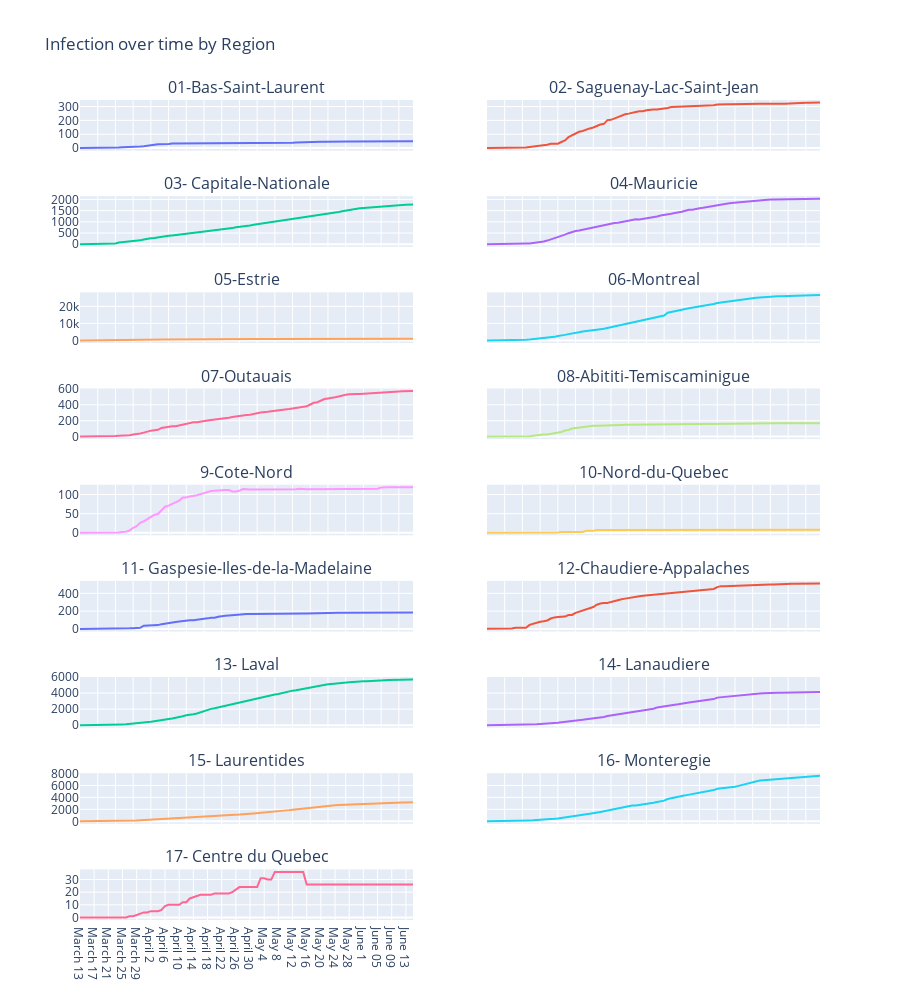

Write notebook code for a chart like this one.
### Code cell
all_regions = stacked_df.Region.unique()
regions = [stacked_df.loc[stacked_df['Region'] == r]["Total Number of Cases"].to_list() for r in all_regions]


fig = make_subplots(rows=9, cols=2, subplot_titles=tuple(all_regions[:17]), shared_xaxes=True, shared_yaxes = True)

for  i,m in enumerate(regions[:17]) :

    r = i//2+1
    c = i%2+1

    fig.add_trace(
    go.Scatter(x=dates, y=m, mode = "lines"),
    row=r, col=c
)
    
fig.update_layout(showlegend=False, title_text="Infection over time by Region", height=1000)
fig.show()

with open('../plotly/infections_by_region.json', 'w') as f:
    f.write(fig.to_json())

### Figure 1 — Plotly figure (JSON) as saved in the notebook; plotly's stock layout.template omitted (floating-point values rounded to 4 significant figures)
{"data": [{"mode": "lines", "type": "scatter", "x": ["March 13", "March 14", "March 15", "March 16", "March 17", "March 18", "March 19", "March 20", "March 21", "March 22", "March 23", "March 24", "March 25", "March 26", "March 27", "March 28", "March 29", "March 30", "March 31", "April 1", "April 2", "April 3", "April 4", "April 5", "April 6", "April 7", "April 8", "April 9", "April 10", "April 11", "April 12", "April 13", "April 14", "April 15", "April 16", "April 17", "April 18", "April 19", "April 20", "April 21", "April 22", "April 23", "April 24", "April 25", "April 26", "April 27", "April 28", "April 29", "April 30", "May 1", "May 2", "May 3", "May 4", "May 5", "May 6", "May 7", "May 8", "May 9", "May 10", "May 11", "May 12", "May 13", "May 14", "May 15", "May 16", "May 17", "May 18", "May 19", "May 20", "May 21", "May 22", "May 23", "May 24", "May 25", "May 26", "May 27", "May 28", "May 29", "May 30", "May 31", "June 1", "June 2", "June 3", "June 04", "June 05", "June 6", "June 7", "June 8", "June 09", "June 10", "June 11", "June 12", "June 13", "June 14", "June 15"], "xaxis": "x", "y": [0, 0, 0, 0, 0, 0, 1, 1, 1, 1, 3, 4, 6, 6, 7, 8, 8, 11, 13, 18, 19, 24, 27, 27, 29, 30, 33, 33, 34, 34, 34, 34, 34, 34, 34, 34, 34, 34, 34, 34, 34, 34, 34, 36, 36, 37, 34, 35, 35, 35, 35, 36, 36, 36, 36, 36, 35, 36, 36, 36, 38, 40, 40, 42, 43, 44, 44, 44, 45, 46, 47, 47, 47, 48, 48, 48, 48, 48, 48, 48, 48, 48, 48, 48, 48, 48, 48, 48, 48, 48, 48, 48, 48, 49, 49], "yaxis": "y"}, {"mode": "lines", "type": "scatter", "x": ["March 13", "March 14", "March 15", "March 16", "March 17", "March 18", "March 19", "March 20", "March 21", "March 22", "March 23", "March 24", "March 25", "March 26", "March 27", "March 28", "March 29", "March 30", "March 31", "April 1", "April 2", "April 3", "April 4", "April 5", "April 6", "April 7", "April 8", "April 9", "April 10", "April 11", "April 12", "April 13", "April 14", "April 15", "April 16", "April 17", "April 18", "April 19", "April 20", "April 21", "April 22", "April 23", "April 24", "April 25", "April 26", "April 27", "April 28", "April 29", "April 30", "May 1", "May 2", "May 3", "May 4", "May 5", "May 6", "May 7", "May 8", "May 9", "May 10", "May 11", "May 12", "May 13", "May 14", "May 15", "May 16", "May 17", "May 18", "May 19", "May 20", "May 21", "May 22", "May 23", "May 24", "May 25", "May 26", "May 27", "May 28", "May 29", "May 30", "May 31", "June 1", "June 2", "June 3", "June 04", "June 05", "June 6", "June 7", "June 8", "June 09", "June 10", "June 11", "June 12", "June 13", "June 14", "June 15"], "xaxis": "x2", "y": [0, 0, 0, 0, 0, 0, 0, 0, 1, 1, 1, 5, 8, 11, 16, 18, 18, 24, 31, 32, 32, 44, 55, 79, 93, 103, 118, 123, 135, 142, 149, 161, 170, 175, 202, 204, 214, 226, 239, 244, 249, 257, 261, 266, 266, 273, 273, 278, 279, 281, 287, 290, 297, 298, 299, 299, 300, 301, 303, 304, 305, 307, 309, 310, 310, 315, 317, 317, 317, 317, 318, 318, 320, 320, 320, 320, 321, 320, 320, 321, 321, 321, 321, 321, 320, 322, 322, 323, 325, 327, 327, 328, 328, 329, 329], "yaxis": "y2"}, {"mode": "lines", "type": "scatter", "x": ["March 13", "March 14", "March 15", "March 16", "March 17", "March 18", "March 19", "March 20", "March 21", "March 22", "March 23", "March 24", "March 25", "March 26", "March 27", "March 28", "March 29", "March 30", "March 31", "April 1", "April 2", "April 3", "April 4", "April 5", "April 6", "April 7", "April 8", "April 9", "April 10", "April 11", "April 12", "April 13", "April 14", "April 15", "April 16", "April 17", "April 18", "April 19", "April 20", "April 21", "April 22", "April 23", "April 24", "April 25", "April 26", "April 27", "April 28", "April 29", "April 30", "May 1", "May 2", "May 3", "May 4", "May 5", "May 6", "May 7", "May 8", "May 9", "May 10", "May 11", "May 12", "May 13", "May 14", "May 15", "May 16", "May 17", "May 18", "May 19", "May 20", "May 21", "May 22", "May 23", "May 24", "May 25", "May 26", "May 27", "May 28", "May 29", "May 30", "May 31", "June 1", "June 2", "June 3", "June 04", "June 05", "June 6", "June 7", "June 8", "June 09", "June 10", "June 11", "June 12", "June 13", "June 14", "June 15"], "xaxis": "x3", "y": [0, 0, 2, 2, 3, 8, 10, 10, 13, 13, 33, 79, 95, 103, 106, 148, 164, 174, 213, 247, 270, 280, 309, 345, 357, 375, 392, 412, 427, 440, 444, 480, 511, 528, 551, 569, 586, 599, 615, 630, 647, 658, 682, 720, 762, 775, 789, 801, 835, 867, 890, 917, 938, 961, 986, 1008, 1027, 1073, 1095, 1120, 1137, 1155, 1170, 1188, 1206, 1253, 1266, 1284, 1298, 1320, 1354, 1379, 1412, 1441, 1471, 1501, 1532, 1563, 1588, 1601, 1615, 1630, 1642, 1658, 1673, 1693, 1707, 1715, 1725, 1732, 1742, 1755, 1760, 1763, 1771], "yaxis": "y3"}, {"mode": "lines", "type": "scatter", "x": ["March 13", "March 14", "March 15", "March 16", "March 17", "March 18", "March 19", "March 20", "March 21", "March 22", "March 23", "March 24", "March 25", "March 26", "March 27", "March 28", "March 29", "March 30", "March 31", "April 1", "April 2", "April 3", "April 4", "April 5", "April 6", "April 7", "April 8", "April 9", "April 10", "April 11", "April 12", "April 13", "April 14", "April 15", "April 16", "April 17", "April 18", "April 19", "April 20", "April 21", "April 22", "April 23", "April 24", "April 25", "April 26", "April 27", "April 28", "April 29", "April 30", "May 1", "May 2", "May 3", "May 4", "May 5", "May 6", "May 7", "May 8", "May 9", "May 10", "May 11", "May 12", "May 13", "May 14", "May 15", "May 16", "May 17", "May 18", "May 19", "May 20", "May 21", "May 22", "May 23", "May 24", "May 25", "May 26", "May 27", "May 28", "May 29", "May 30", "May 31", "June 1", "June 2", "June 3", "June 04", "June 05", "June 6", "June 7", "June 8", "June 09", "June 10", "June 11", "June 12", "June 13", "June 14", "June 15"], "xaxis": "x4", "y": [1, 1, 3, 3, 3, 3, 3, 4, 5, 7, 16, 32, 35, 49, 69, 85, 122, 164, 215, 247, 318, 364, 431, 494, 549, 589, 614, 648, 673, 711, 739, 785, 830, 862, 891, 917, 947, 961, 989, 1015, 1046, 1086, 1111, 1107, 1127, 1155, 1176, 1202, 1239, 1285, 1303, 1332, 1362, 1392, 1412, 1450, 1494, 1537, 1538, 1588, 1607, 1625, 1657, 1685, 1714, 1755, 1776, 1805, 1819, 1840, 1856, 1871, 1883, 1896, 1908, 1920, 1940, 1953, 1963, 1972, 1990, 1990, 1994, 2003, 2009, 2013, 2015, 2015, 2016, 2018, 2022, 2027, 2030, 2031, 2031], "yaxis": "y4"}, {"mode": "lines", "type": "scatter", "x": ["March 13", "March 14", "March 15", "March 16", "March 17", "March 18", "March 19", "March 20", "March 21", "March 22", "March 23", "March 24", "March 25", "March 26", "March 27", "March 28", "March 29", "March 30", "March 31", "April 1", "April 2", "April 3", "April 4", "April 5", "April 6", "April 7", "April 8", "April 9", "April 10", "April 11", "April 12", "April 13", "April 14", "April 15", "April 16", "April 17", "April 18", "April 19", "April 20", "April 21", "April 22", "April 23", "April 24", "April 25", "April 26", "April 27", "April 28", "April 29", "April 30", "May 1", "May 2", "May 3", "May 4", "May 5", "May 6", "May 7", "May 8", "May 9", "May 10", "May 11", "May 12", "May 13", "May 14", "May 15", "May 16", "May 17", "May 18", "May 19", "May 20", "May 21", "May 22", "May 23", "May 24", "May 25", "May 26", "May 27", "May 28", "May 29", "May 30", "May 31", "June 1", "June 2", "June 3", "June 04", "June 05", "June 6", "June 7", "June 8", "June 09", "June 10", "June 11", "June 12", "June 13", "June 14", "June 15"], "xaxis": "x5", "y": [2, 3, 4, 4, 9, 18, 26, 26, 27, 30, 48, 130, 169, 187, 227, 253, 296, 329, 365, 379, 404, 450, 499, 518, 548, 570, 597, 620, 642, 661, 689, 704, 721, 738, 751, 763, 770, 778, 787, 794, 797, 803, 803, 813, 822, 826, 826, 830, 839, 846, 890, 859, 867, 869, 877, 885, 885, 894, 898, 901, 904, 907, 909, 909, 911, 916, 918, 921, 928, 934, 933, 933, 933, 938, 940, 939, 941, 940, 941, 942, 942, 943, 943, 943, 943, 943, 943, 942, 942, 945, 946, 947, 947, 949, 948], "yaxis": "y5"}, {"mode": "lines", "type": "scatter", "x": ["March 13", "March 14", "March 15", "March 16", "March 17", "March 18", "March 19", "March 20", "March 21", "March 22", "March 23", "March 24", "March 25", "March 26", "March 27", "March 28", "March 29", "March 30", "March 31", "April 1", "April 2", "April 3", "April 4", "April 5", "April 6", "April 7", "April 8", "April 9", "April 10", "April 11", "April 12", "April 13", "April 14", "April 15", "April 16", "April 17", "April 18", "April 19", "April 20", "April 21", "April 22", "April 23", "April 24", "April 25", "April 26", "April 27", "April 28", "April 29", "April 30", "May 1", "May 2", "May 3", "May 4", "May 5", "May 6", "May 7", "May 8", "May 9", "May 10", "May 11", "May 12", "May 13", "May 14", "May 15", "May 16", "May 17", "May 18", "May 19", "May 20", "May 21", "May 22", "May 23", "May 24", "May 25", "May 26", "May 27", "May 28", "May 29", "May 30", "May 31", "June 1", "June 2", "June 3", "June 04", "June 05", "June 6", "June 7", "June 8", "June 09", "June 10", "June 11", "June 12", "June 13", "June 14", "June 15"], "xaxis": "x6", "y": [7, 8, 10, 18, 22, 24, 28, 31, 41, 46, 265, 439, 603, 782, 971, 1219, 1361, 1612, 1991, 2097, 2642, 2837, 3261, 3713, 3977, 4407, 4775, 5262, 5617, 5861, 6088, 6393, 6628, 6830, 7281, 7760, 8052, 8457, 8964, 9348, 9856, 10375, 10897, 11161, 11621, 12034, 12487, 12846, 13324, 13979, 14599, 16251, 16606, 16991, 17442, 17918, 18435, 18855, 19197, 19492, 19878, 20232, 20633, 21038, 21410, 22028, 22317, 22636, 23064, 23413, 23696, 23918, 24116, 24388, 24611, 24838, 25043, 25227, 25437, 25545, 25652, 25788, 25900, 26025, 26122, 26205, 26288, 26351, 26412, 26475, 26557, 26613, 26688, 26717, 26757], "yaxis": "y6"}, {"mode": "lines", "type": "scatter", "x": ["March 13", "March 14", "March 15", "March 16", "March 17", "March 18", "March 19", "March 20", "March 21", "March 22", "March 23", "March 24", "March 25", "March 26", "March 27", "March 28", "March 29", "March 30", "March 31", "April 1", "April 2", "April 3", "April 4", "April 5", "April 6", "April 7", "April 8", "April 9", "April 10", "April 11", "April 12", "April 13", "April 14", "April 15", "April 16", "April 17", "April 18", "April 19", "April 20", "April 21", "April 22", "April 23", "April 24", "April 25", "April 26", "April 27", "April 28", "April 29", "April 30", "May 1", "May 2", "May 3", "May 4", "May 5", "May 6", "May 7", "May 8", "May 9", "May 10", "May 11", "May 12", "May 13", "May 14", "May 15", "May 16", "May 17", "May 18", "May 19", "May 20", "May 21", "May 22", "May 23", "May 24", "May 25", "May 26", "May 27", "May 28", "May 29", "May 30", "May 31", "June 1", "June 2", "June 3", "June 04", "June 05", "June 6", "June 7", "June 8", "June 09", "June 10", "June 11", "June 12", "June 13", "June 14", "June 15"], "xaxis": "x7", "y": [0, 0, 0, 0, 0, 1, 1, 1, 3, 5, 8, 12, 13, 16, 18, 26, 28, 38, 50, 64, 75, 81, 85, 109, 117, 129, 130, 131, 141, 157, 169, 172, 180, 181, 191, 192, 202, 209, 214, 219, 219, 229, 236, 246, 252, 266, 270, 272, 274, 288, 293, 302, 304, 312, 318, 322, 326, 334, 337, 346, 354, 360, 366, 367, 381, 404, 426, 432, 450, 472, 479, 483, 494, 505, 518, 527, 532, 538, 536, 537, 539, 547, 548, 548, 550, 552, 558, 561, 562, 566, 568, 571, 572, 573, 573], "yaxis": "y7"}, {"mode": "lines", "type": "scatter", "x": ["March 13", "March 14", "March 15", "March 16", "March 17", "March 18", "March 19", "March 20", "March 21", "March 22", "March 23", "March 24", "March 25", "March 26", "March 27", "March 28", "March 29", "March 30", "March 31", "April 1", "April 2", "April 3", "April 4", "April 5", "April 6", "April 7", "April 8", "April 9", "April 10", "April 11", "April 12", "April 13", "April 14", "April 15", "April 16", "April 17", "April 18", "April 19", "April 20", "April 21", "April 22", "April 23", "April 24", "April 25", "April 26", "April 27", "April 28", "April 29", "April 30", "May 1", "May 2", "May 3", "May 4", "May 5", "May 6", "May 7", "May 8", "May 9", "May 10", "May 11", "May 12", "May 13", "May 14", "May 15", "May 16", "May 17", "May 18", "May 19", "May 20", "May 21", "May 22", "May 23", "May 24", "May 25", "May 26", "May 27", "May 28", "May 29", "May 30", "May 31", "June 1", "June 2", "June 3", "June 04", "June 05", "June 6", "June 7", "June 8", "June 09", "June 10", "June 11", "June 12", "June 13", "June 14", "June 15"], "xaxis": "x8", "y": [0, 0, 0, 0, 0, 0, 0, 0, 0, 0, 3, 5, 5, 11, 18, 24, 27, 28, 34, 41, 47, 58, 76, 83, 101, 108, 111, 119, 130, 134, 137, 138, 138, 139, 140, 143, 143, 145, 147, 148, 148, 149, 149, 150, 150, 150, 149, 150, 150, 150, 149, 149, 149, 149, 150, 152, 153, 153, 156, 156, 156, 157, 158, 159, 161, 162, 162, 162, 162, 162, 164, 165, 165, 165, 165, 165, 166, 167, 167, 167, 167, 168, 168, 168, 168, 168, 168, 168, 168, 168, 168, 168, 168, 168, 168], "yaxis": "y8"}, {"mode": "lines", "type": "scatter", "x": ["March 13", "March 14", "March 15", "March 16", "March 17", "March 18", "March 19", "March 20", "March 21", "March 22", "March 23", "March 24", "March 25", "March 26", "March 27", "March 28", "March 29", "March 30", "March 31", "April 1", "April 2", "April 3", "April 4", "April 5", "April 6", "April 7", "April 8", "April 9", "April 10", "April 11", "April 12", "April 13", "April 14", "April 15", "April 16", "April 17", "April 18", "April 19", "April 20", "April 21", "April 22", "April 23", "April 24", "April 25", "April 26", "April 27", "April 28", "April 29", "April 30", "May 1", "May 2", "May 3", "May 4", "May 5", "May 6", "May 7", "May 8", "May 9", "May 10", "May 11", "May 12", "May 13", "May 14", "May 15", "May 16", "May 17", "May 18", "May 19", "May 20", "May 21", "May 22", "May 23", "May 24", "May 25", "May 26", "May 27", "May 28", "May 29", "May 30", "May 31", "June 1", "June 2", "June 3", "June 04", "June 05", "June 6", "June 7", "June 8", "June 09", "June 10", "June 11", "June 12", "June 13", "June 14", "June 15"], "xaxis": "x9", "y": [0, 0, 0, 0, 0, 0, 0, 0, 0, 0, 0, 1, 2, 3, 6, 13, 17, 26, 30, 35, 42, 47, 49, 58, 68, 71, 75, 81, 84, 92, 92, 95, 96, 98, 101, 104, 107, 109, 110, 111, 112, 112, 112, 108, 108, 110, 114, 113, 113, 113, 113, 113, 113, 113, 113, 113, 113, 113, 113, 113, 113, 114, 115, 114, 114, 114, 114, 114, 114, 114, 114, 114, 114, 114, 114, 114, 115, 115, 115, 115, 115, 115, 115, 115, 115, 118, 119, 119, 119, 119, 119, 119, 119, 119, 119], "yaxis": "y9"}, {"mode": "lines", "type": "scatter", "x": ["March 13", "March 14", "March 15", "March 16", "March 17", "March 18", "March 19", "March 20", "March 21", "March 22", "March 23", "March 24", "March 25", "March 26", "March 27", "March 28", "March 29", "March 30", "March 31", "April 1", "April 2", "April 3", "April 4", "April 5", "April 6", "April 7", "April 8", "April 9", "April 10", "April 11", "April 12", "April 13", "April 14", "April 15", "April 16", "April 17", "April 18", "April 19", "April 20", "April 21", "April 22", "April 23", "April 24", "April 25", "April 26", "April 27", "April 28", "April 29", "April 30", "May 1", "May 2", "May 3", "May 4", "May 5", "May 6", "May 7", "May 8", "May 9", "May 10", "May 11", "May 12", "May 13", "May 14", "May 15", "May 16", "May 17", "May 18", "May 19", "May 20", "May 21", "May 22", "May 23", "May 24", "May 25", "May 26", "May 27", "May 28", "May 29", "May 30", "May 31", "June 1", "June 2", "June 3", "June 04", "June 05", "June 6", "June 7", "June 8", "June 09", "June 10", "June 11", "June 12", "June 13", "June 14", "June 15"], "xaxis": "x10", "y": [0, 0, 0, 0, 0, 0, 0, 1, 1, 1, 1, 1, 1, 1, 1, 1, 1, 1, 1, 1, 1, 2, 2, 2, 2, 2, 2, 2, 5, 5, 5, 7, 7, 7, 7, 7, 7, 7, 7, 7, 7, 7, 7, 8, 8, 8, 7, 7, 7, 7, 7, 8, 8, 8, 8, 8, 8, 8, 8, 8, 8, 8, 8, 8, 8, 8, 8, 8, 8, 8, 8, 8, 8, 8, 8, 8, 8, 8, 8, 8, 8, 8, 8, 8, 8, 8, 8, 8, 8, 8, 8, 8, 8, 8, 8], "yaxis": "y10"}, {"mode": "lines", "type": "scatter", "x": ["March 13", "March 14", "March 15", "March 16", "March 17", "March 18", "March 19", "March 20", "March 21", "March 22", "March 23", "March 24", "March 25", "March 26", "March 27", "March 28", "March 29", "March 30", "March 31", "April 1", "April 2", "April 3", "April 4", "April 5", "April 6", "April 7", "April 8", "April 9", "April 10", "April 11", "April 12", "April 13", "April 14", "April 15", "April 16", "April 17", "April 18", "April 19", "April 20", "April 21", "April 22", "April 23", "April 24", "April 25", "April 26", "April 27", "April 28", "April 29", "April 30", "May 1", "May 2", "May 3", "May 4", "May 5", "May 6", "May 7", "May 8", "May 9", "May 10", "May 11", "May 12", "May 13", "May 14", "May 15", "May 16", "May 17", "May 18", "May 19", "May 20", "May 21", "May 22", "May 23", "May 24", "May 25", "May 26", "May 27", "May 28", "May 29", "May 30", "May 31", "June 1", "June 2", "June 3", "June 04", "June 05", "June 6", "June 7", "June 8", "June 09", "June 10", "June 11", "June 12", "June 13", "June 14", "June 15"], "xaxis": "x11", "y": [0, 0, 0, 0, 0, 0, 0, 0, 0, 0, 3, 7, 7, 7, 7, 9, 9, 13, 37, 37, 38, 41, 43, 54, 62, 66, 75, 79, 84, 90, 96, 97, 99, 103, 103, 107, 119, 125, 125, 138, 146, 149, 152, 156, 163, 165, 165, 167, 167, 168, 168, 169, 169, 170, 170, 171, 172, 172, 172, 172, 172, 173, 174, 174, 174, 174, 174, 175, 177, 178, 179, 180, 182, 182, 183, 183, 182, 184, 184, 184, 184, 184, 185, 185, 185, 185, 185, 185, 185, 186, 187, 187, 186, 186, 186], "yaxis": "y11"}, {"mode": "lines", "type": "scatter", "x": ["March 13", "March 14", "March 15", "March 16", "March 17", "March 18", "March 19", "March 20", "March 21", "March 22", "March 23", "March 24", "March 25", "March 26", "March 27", "March 28", "March 29", "March 30", "March 31", "April 1", "April 2", "April 3", "April 4", "April 5", "April 6", "April 7", "April 8", "April 9", "April 10", "April 11", "April 12", "April 13", "April 14", "April 15", "April 16", "April 17", "April 18", "April 19", "April 20", "April 21", "April 22", "April 23", "April 24", "April 25", "April 26", "April 27", "April 28", "April 29", "April 30", "May 1", "May 2", "May 3", "May 4", "May 5", "May 6", "May 7", "May 8", "May 9", "May 10", "May 11", "May 12", "May 13", "May 14", "May 15", "May 16", "May 17", "May 18", "May 19", "May 20", "May 21", "May 22", "May 23", "May 24", "May 25", "May 26", "May 27", "May 28", "May 29", "May 30", "May 31", "June 1", "June 2", "June 3", "June 04", "June 05", "June 6", "June 7", "June 8", "June 09", "June 10", "June 11", "June 12", "June 13", "June 14", "June 15"], "xaxis": "x12", "y": [1, 1, 3, 4, 4, 6, 6, 6, 13, 13, 15, 14, 46, 58, 73, 80, 86, 95, 117, 130, 133, 136, 139, 156, 158, 181, 195, 207, 222, 230, 247, 272, 286, 291, 293, 304, 316, 329, 333, 341, 346, 349, 355, 367, 374, 378, 382, 384, 387, 394, 396, 399, 406, 410, 411, 416, 420, 425, 427, 432, 433, 437, 440, 445, 450, 470, 481, 481, 483, 483, 484, 485, 486, 488, 491, 493, 493, 494, 497, 499, 500, 500, 503, 504, 506, 508, 508, 509, 510, 509, 510, 510, 512, 512, 512], "yaxis": "y12"}, {"mode": "lines", "type": "scatter", "x": ["March 13", "March 14", "March 15", "March 16", "March 17", "March 18", "March 19", "March 20", "March 21", "March 22", "March 23", "March 24", "March 25", "March 26", "March 27", "March 28", "March 29", "March 30", "March 31", "April 1", "April 2", "April 3", "April 4", "April 5", "April 6", "April 7", "April 8", "April 9", "April 10", "April 11", "April 12", "April 13", "April 14", "April 15", "April 16", "April 17", "April 18", "April 19", "April 20", "April 21", "April 22", "April 23", "April 24", "April 25", "April 26", "April 27", "April 28", "April 29", "April 30", "May 1", "May 2", "May 3", "May 4", "May 5", "May 6", "May 7", "May 8", "May 9", "May 10", "May 11", "May 12", "May 13", "May 14", "May 15", "May 16", "May 17", "May 18", "May 19", "May 20", "May 21", "May 22", "May 23", "May 24", "May 25", "May 26", "May 27", "May 28", "May 29", "May 30", "May 31", "June 1", "June 2", "June 3", "June 04", "June 05", "June 6", "June 7", "June 8", "June 09", "June 10", "June 11", "June 12", "June 13", "June 14", "June 15"], "xaxis": "x13", "y": [0, 0, 0, 0, 0, 0, 1, 1, 3, 4, 21, 60, 83, 95, 130, 160, 180, 257, 272, 338, 411, 476, 569, 640, 712, 759, 831, 897, 1017, 1108, 1231, 1268, 1358, 1455, 1620, 1772, 1897, 2029, 2095, 2199, 2296, 2411, 2482, 2589, 2711, 2852, 2919, 3025, 3163, 3277, 3355, 3449, 3511, 3604, 3701, 3822, 3898, 4018, 4082, 4233, 4304, 4362, 4439, 4516, 4596, 4760, 4819, 4894, 4950, 5002, 5090, 5129, 5191, 5224, 5269, 5314, 5347, 5387, 5438, 5456, 5471, 5488, 5529, 5550, 5569, 5584, 5605, 5617, 5636, 5643, 5656, 5664, 5670, 5676, 5686], "yaxis": "y13"}, {"mode": "lines", "type": "scatter", "x": ["March 13", "March 14", "March 15", "March 16", "March 17", "March 18", "March 19", "March 20", "March 21", "March 22", "March 23", "March 24", "March 25", "March 26", "March 27", "March 28", "March 29", "March 30", "March 31", "April 1", "April 2", "April 3", "April 4", "April 5", "April 6", "April 7", "April 8", "April 9", "April 10", "April 11", "April 12", "April 13", "April 14", "April 15", "April 16", "April 17", "April 18", "April 19", "April 20", "April 21", "April 22", "April 23", "April 24", "April 25", "April 26", "April 27", "April 28", "April 29", "April 30", "May 1", "May 2", "May 3", "May 4", "May 5", "May 6", "May 7", "May 8", "May 9", "May 10", "May 11", "May 12", "May 13", "May 14", "May 15", "May 16", "May 17", "May 18", "May 19", "May 20", "May 21", "May 22", "May 23", "May 24", "May 25", "May 26", "May 27", "May 28", "May 29", "May 30", "May 31", "June 1", "June 2", "June 3", "June 04", "June 05", "June 6", "June 7", "June 8", "June 09", "June 10", "June 11", "June 12", "June 13", "June 14", "June 15"], "xaxis": "x14", "y": [0, 1, 2, 3, 6, 6, 7, 7, 9, 15, 50, 55, 68, 72, 97, 126, 144, 197, 249, 256, 305, 354, 393, 446, 491, 532, 580, 664, 738, 788, 808, 868, 946, 1026, 1140, 1207, 1244, 1345, 1406, 1462, 1534, 1583, 1645, 1723, 1796, 1913, 1983, 2055, 2187, 2275, 2347, 2412, 2476, 2548, 2606, 2697, 2769, 2812, 2874, 2933, 3003, 3060, 3127, 3165, 3252, 3435, 3482, 3523, 3594, 3659, 3708, 3756, 3803, 3854, 3885, 3905, 3922, 3958, 3977, 4018, 4024, 4037, 4048, 4054, 4064, 4076, 4080, 4089, 4098, 4109, 4117, 4124, 4125, 4130, 4132], "yaxis": "y14"}, {"mode": "lines", "type": "scatter", "x": ["March 13", "March 14", "March 15", "March 16", "March 17", "March 18", "March 19", "March 20", "March 21", "March 22", "March 23", "March 24", "March 25", "March 26", "March 27", "March 28", "March 29", "March 30", "March 31", "April 1", "April 2", "April 3", "April 4", "April 5", "April 6", "April 7", "April 8", "April 9", "April 10", "April 11", "April 12", "April 13", "April 14", "April 15", "April 16", "April 17", "April 18", "April 19", "April 20", "April 21", "April 22", "April 23", "April 24", "April 25", "April 26", "April 27", "April 28", "April 29", "April 30", "May 1", "May 2", "May 3", "May 4", "May 5", "May 6", "May 7", "May 8", "May 9", "May 10", "May 11", "May 12", "May 13", "May 14", "May 15", "May 16", "May 17", "May 18", "May 19", "May 20", "May 21", "May 22", "May 23", "May 24", "May 25", "May 26", "May 27", "May 28", "May 29", "May 30", "May 31", "June 1", "June 2", "June 3", "June 04", "June 05", "June 6", "June 7", "June 8", "June 09", "June 10", "June 11", "June 12", "June 13", "June 14", "June 15"], "xaxis": "x15", "y": [2, 2, 3, 3, 7, 8, 9, 10, 14, 17, 30, 44, 50, 61, 81, 108, 120, 169, 199, 263, 290, 319, 371, 408, 413, 447, 459, 516, 545, 568, 581, 635, 663, 690, 727, 777, 813, 844, 869, 906, 936, 967, 1005, 1056, 1096, 1133, 1183, 1283, 1283, 1328, 1371, 1412, 1457, 1517, 1586, 1660, 1706, 1779, 1833, 1872, 1941, 2012, 2075, 2156, 2191, 2320, 2362, 2421, 2476, 2538, 2589, 2653, 2697, 2743, 2768, 2805, 2827, 2879, 2916, 2969, 2986, 2984, 3020, 3038, 3068, 3087, 3098, 3103, 3115, 3120, 3132, 3151, 3161, 3186, 3201], "yaxis": "y15"}, {"mode": "lines", "type": "scatter", "x": ["March 13", "March 14", "March 15", "March 16", "March 17", "March 18", "March 19", "March 20", "March 21", "March 22", "March 23", "March 24", "March 25", "March 26", "March 27", "March 28", "March 29", "March 30", "March 31", "April 1", "April 2", "April 3", "April 4", "April 5", "April 6", "April 7", "April 8", "April 9", "April 10", "April 11", "April 12", "April 13", "April 14", "April 15", "April 16", "April 17", "April 18", "April 19", "April 20", "April 21", "April 22", "April 23", "April 24", "April 25", "April 26", "April 27", "April 28", "April 29", "April 30", "May 1", "May 2", "May 3", "May 4", "May 5", "May 6", "May 7", "May 8", "May 9", "May 10", "May 11", "May 12", "May 13", "May 14", "May 15", "May 16", "May 17", "May 18", "May 19", "May 20", "May 21", "May 22", "May 23", "May 24", "May 25", "May 26", "May 27", "May 28", "May 29", "May 30", "May 31", "June 1", "June 2", "June 3", "June 04", "June 05", "June 6", "June 7", "June 8", "June 09", "June 10", "June 11", "June 12", "June 13", "June 14", "June 15"], "xaxis": "x16", "y": [4, 7, 9, 10, 13, 13, 19, 21, 26, 40, 66, 125, 148, 167, 193, 219, 257, 289, 341, 422, 486, 583, 683, 806, 894, 961, 1034, 1108, 1173, 1259, 1325, 1433, 1565, 1686, 1807, 1920, 2052, 2142, 2366, 2511, 2573, 2650, 2666, 2736, 2789, 2879, 2973, 3120, 3230, 3329, 3462, 3733, 3890, 4006, 4179, 4252, 4344, 4444, 4600, 4731, 4841, 4951, 5071, 5110, 5230, 5437, 5496, 5523, 5575, 5621, 5783, 5935, 6094, 6244, 6401, 6585, 6780, 6835, 6889, 6930, 6990, 7091, 7129, 7188, 7233, 7295, 7349, 7385, 7426, 7466, 7511, 7556, 7582, 7610, 7628], "yaxis": "y16"}, {"mode": "lines", "type": "scatter", "x": ["March 13", "March 14", "March 15", "March 16", "March 17", "March 18", "March 19", "March 20", "March 21", "March 22", "March 23", "March 24", "March 25", "March 26", "March 27", "March 28", "March 29", "March 30", "March 31", "April 1", "April 2", "April 3", "April 4", "April 5", "April 6", "April 7", "April 8", "April 9", "April 10", "April 11", "April 12", "April 13", "April 14", "April 15", "April 16", "April 17", "April 18", "April 19", "April 20", "April 21", "April 22", "April 23", "April 24", "April 25", "April 26", "April 27", "April 28", "April 29", "April 30", "May 1", "May 2", "May 3", "May 4", "May 5", "May 6", "May 7", "May 8", "May 9", "May 10", "May 11", "May 12", "May 13", "May 14", "May 15", "May 16", "May 17", "May 18", "May 19", "May 20", "May 21", "May 22", "May 23", "May 24", "May 25", "May 26", "May 27", "May 28", "May 29", "May 30", "May 31", "June 1", "June 2", "June 3", "June 04", "June 05", "June 6", "June 7", "June 8", "June 09", "June 10", "June 11", "June 12", "June 13", "June 14", "June 15"], "xaxis": "x17", "y": [0, 0, 0, 0, 0, 0, 0, 0, 0, 0, 0, 0, 0, 0, 1, 1, 2, 3, 4, 4, 5, 5, 5, 6, 9, 10, 10, 10, 10, 12, 12, 15, 16, 17, 18, 18, 18, 18, 19, 19, 19, 19, 19, 20, 22, 24, 24, 24, 24, 24, 24, 31, 31, 30, 30, 36, 36, 36, 36, 36, 36, 36, 36, 36, 26, 26, 26, 26, 26, 26, 26, 26, 26, 26, 26, 26, 26, 26, 26, 26, 26, 26, 26, 26, 26, 26, 26, 26, 26, 26, 26, 26, 26, 26, 26], "yaxis": "y17"}], "layout": {"annotations": [{"font": {"size": 16}, "showarrow": false, "text": "01-Bas-Saint-Laurent", "x": 0.225, "xanchor": "center", "xref": "paper", "y": 1, "yanchor": "bottom", "yref": "paper"}, {"font": {"size": 16}, "showarrow": false, "text": "02- Saguenay-Lac-Saint-Jean", "x": 0.775, "xanchor": "center", "xref": "paper", "y": 1, "yanchor": "bottom", "yref": "paper"}, {"font": {"size": 16}, "showarrow": false, "text": "03- Capitale-Nationale", "x": 0.225, "xanchor": "center", "xref": "paper", "y": 0.8827, "yanchor": "bottom", "yref": "paper"}, {"font": {"size": 16}, "showarrow": false, "text": "04-Mauricie", "x": 0.775, "xanchor": "center", "xref": "paper", "y": 0.8827, "yanchor": "bottom", "yref": "paper"}, {"font": {"size": 16}, "showarrow": false, "text": "05-Estrie", "x": 0.225, "xanchor": "center", "xref": "paper", "y": 0.7654, "yanchor": "bottom", "yref": "paper"}, {"font": {"size": 16}, "showarrow": false, "text": "06-Montreal", "x": 0.775, "xanchor": "center", "xref": "paper", "y": 0.7654, "yanchor": "bottom", "yref": "paper"}, {"font": {"size": 16}, "showarrow": false, "text": "07-Outauais", "x": 0.225, "xanchor": "center", "xref": "paper", "y": 0.6481, "yanchor": "bottom", "yref": "paper"}, {"font": {"size": 16}, "showarrow": false, "text": "08-Abititi-Temiscaminigue", "x": 0.775, "xanchor": "center", "xref": "paper", "y": 0.6481, "yanchor": "bottom", "yref": "paper"}, {"font": {"size": 16}, "showarrow": false, "text": "9-Cote-Nord", "x": 0.225, "xanchor": "center", "xref": "paper", "y": 0.5309, "yanchor": "bottom", "yref": "paper"}, {"font": {"size": 16}, "showarrow": false, "text": "10-Nord-du-Quebec", "x": 0.775, "xanchor": "center", "xref": "paper", "y": 0.5309, "yanchor": "bottom", "yref": "paper"}, {"font": {"size": 16}, "showarrow": false, "text": "11- Gaspesie-Iles-de-la-Madelaine", "x": 0.225, "xanchor": "center", "xref": "paper", "y": 0.4136, "yanchor": "bottom", "yref": "paper"}, {"font": {"size": 16}, "showarrow": false, "text": "12-Chaudiere-Appalaches", "x": 0.775, "xanchor": "center", "xref": "paper", "y": 0.4136, "yanchor": "bottom", "yref": "paper"}, {"font": {"size": 16}, "showarrow": false, "text": "13- Laval", "x": 0.225, "xanchor": "center", "xref": "paper", "y": 0.2963, "yanchor": "bottom", "yref": "paper"}, {"font": {"size": 16}, "showarrow": false, "text": "14- Lanaudiere", "x": 0.775, "xanchor": "center", "xref": "paper", "y": 0.2963, "yanchor": "bottom", "yref": "paper"}, {"font": {"size": 16}, "showarrow": false, "text": "15- Laurentides", "x": 0.225, "xanchor": "center", "xref": "paper", "y": 0.179, "yanchor": "bottom", "yref": "paper"}, {"font": {"size": 16}, "showarrow": false, "text": "16- Monteregie", "x": 0.775, "xanchor": "center", "xref": "paper", "y": 0.179, "yanchor": "bottom", "yref": "paper"}, {"font": {"size": 16}, "showarrow": false, "text": "17- Centre du Quebec", "x": 0.225, "xanchor": "center", "xref": "paper", "y": 0.06173, "yanchor": "bottom", "yref": "paper"}], "height": 1000, "showlegend": false, "title": {"text": "Infection over time by Region"}, "xaxis": {"anchor": "y", "domain": [0, 0.45], "matches": "x17", "showticklabels": false}, "xaxis10": {"anchor": "y10", "domain": [0.55, 1], "matches": "x18", "showticklabels": false}, "xaxis11": {"anchor": "y11", "domain": [0, 0.45], "matches": "x17", "showticklabels": false}, "xaxis12": {"anchor": "y12", "domain": [0.55, 1], "matches": "x18", "showticklabels": false}, "xaxis13": {"anchor": "y13", "domain": [0, 0.45], "matches": "x17", "showticklabels": false}, "xaxis14": {"anchor": "y14", "domain": [0.55, 1], "matches": "x18", "showticklabels": false}, "xaxis15": {"anchor": "y15", "domain": [0, 0.45], "matches": "x17", "showticklabels": false}, "xaxis16": {"anchor": "y16", "domain": [0.55, 1], "matches": "x18", "showticklabels": false}, "xaxis17": {"anchor": "y17", "domain": [0, 0.45]}, "xaxis18": {"anchor": "y18", "domain": [0.55, 1]}, "xaxis2": {"anchor": "y2", "domain": [0.55, 1], "matches": "x18", "showticklabels": false}, "xaxis3": {"anchor": "y3", "domain": [0, 0.45], "matches": "x17", "showticklabels": false}, "xaxis4": {"anchor": "y4", "domain": [0.55, 1], "matches": "x18", "showticklabels": false}, "xaxis5": {"anchor": "y5", "domain": [0, 0.45], "matches": "x17", "showticklabels": false}, "xaxis6": {"anchor": "y6", "domain": [0.55, 1], "matches": "x18", "showticklabels": false}, "xaxis7": {"anchor": "y7", "domain": [0, 0.45], "matches": "x17", "showticklabels": false}, "xaxis8": {"anchor": "y8", "domain": [0.55, 1], "matches": "x18", "showticklabels": false}, "xaxis9": {"anchor": "y9", "domain": [0, 0.45], "matches": "x17", "showticklabels": false}, "yaxis": {"anchor": "x", "domain": [0.9383, 1]}, "yaxis10": {"anchor": "x10", "domain": [0.4691, 0.5309], "matches": "y9", "showticklabels": false}, "yaxis11": {"anchor": "x11", "domain": [0.3519, 0.4136]}, "yaxis12": {"anchor": "x12", "domain": [0.3519, 0.4136], "matches": "y11", "showticklabels": false}, "yaxis13": {"anchor": "x13", "domain": [0.2346, 0.2963]}, "yaxis14": {"anchor": "x14", "domain": [0.2346, 0.2963], "matches": "y13", "showticklabels": false}, "yaxis15": {"anchor": "x15", "domain": [0.1173, 0.179]}, "yaxis16": {"anchor": "x16", "domain": [0.1173, 0.179], "matches": "y15", "showticklabels": false}, "yaxis17": {"anchor": "x17", "domain": [0, 0.06173]}, "yaxis18": {"anchor": "x18", "domain": [0, 0.06173], "matches": "y17", "showticklabels": false}, "yaxis2": {"anchor": "x2", "domain": [0.9383, 1], "matches": "y", "showticklabels": false}, "yaxis3": {"anchor": "x3", "domain": [0.821, 0.8827]}, "yaxis4": {"anchor": "x4", "domain": [0.821, 0.8827], "matches": "y3", "showticklabels": false}, "yaxis5": {"anchor": "x5", "domain": [0.7037, 0.7654]}, "yaxis6": {"anchor": "x6", "domain": [0.7037, 0.7654], "matches": "y5", "showticklabels": false}, "yaxis7": {"anchor": "x7", "domain": [0.5864, 0.6481]}, "yaxis8": {"anchor": "x8", "domain": [0.5864, 0.6481], "matches": "y7", "showticklabels": false}, "yaxis9": {"anchor": "x9", "domain": [0.4691, 0.5309]}}}
